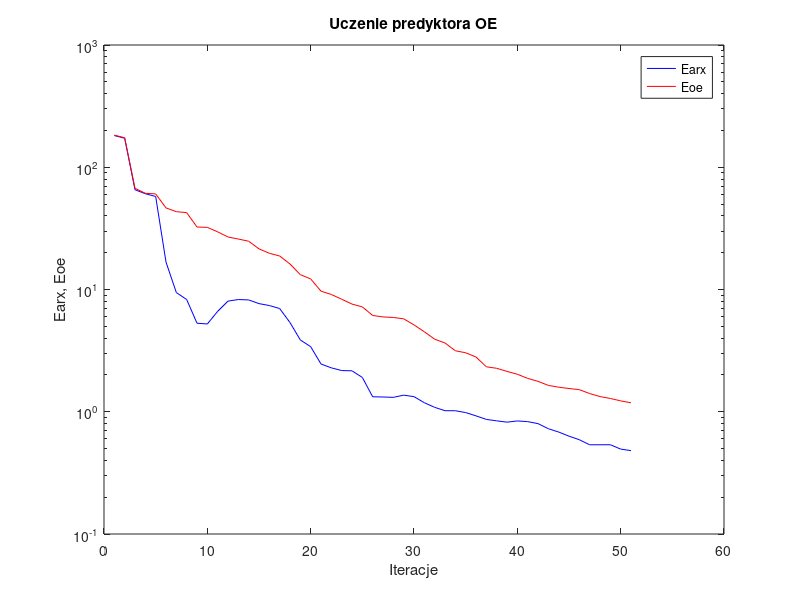
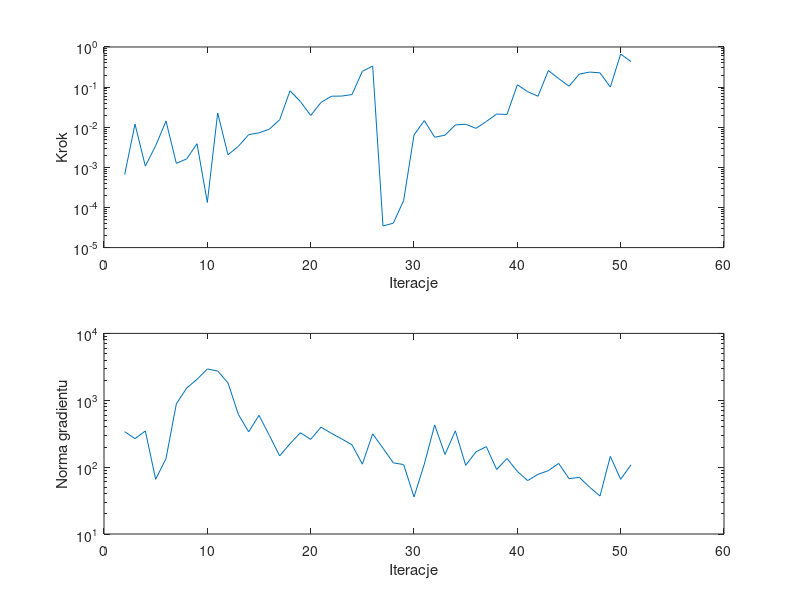

Write the MATLAB code that produced these figures, in order.
%uczenie predyktora oe
clear all;
n=0; farx(n+1)=1.816818e+002; foe(n+1)=1.830941e+002; wspucz(n+1)=0.000000e+000; ng(n+1)=0.000000e+000;
%odnowa zmiennej metryki
n=1; farx(n+1)=1.727026e+002; foe(n+1)=1.743083e+002; krok(n+1)=6.603743e-004; ng(n+1)=3.389080e+002;
n=2; farx(n+1)=6.544828e+001; foe(n+1)=6.723673e+001; krok(n+1)=1.196180e-002; ng(n+1)=2.670456e+002;
n=3; farx(n+1)=6.075796e+001; foe(n+1)=6.123061e+001; krok(n+1)=1.072587e-003; ng(n+1)=3.473834e+002;
n=4; farx(n+1)=5.764535e+001; foe(n+1)=6.052307e+001; krok(n+1)=3.460293e-003; ng(n+1)=6.579282e+001;
n=5; farx(n+1)=1.676176e+001; foe(n+1)=4.650878e+001; krok(n+1)=1.423591e-002; ng(n+1)=1.342249e+002;
n=6; farx(n+1)=9.437569e+000; foe(n+1)=4.331538e+001; krok(n+1)=1.255562e-003; ng(n+1)=8.827407e+002;
n=7; farx(n+1)=8.282362e+000; foe(n+1)=4.253513e+001; krok(n+1)=1.624224e-003; ng(n+1)=1.522162e+003;
n=8; farx(n+1)=5.298865e+000; foe(n+1)=3.245399e+001; krok(n+1)=3.881922e-003; ng(n+1)=2.057488e+003;
n=9; farx(n+1)=5.224916e+000; foe(n+1)=3.223052e+001; krok(n+1)=1.333447e-004; ng(n+1)=2.933488e+003;
n=10; farx(n+1)=6.629919e+000; foe(n+1)=2.961601e+001; krok(n+1)=2.262062e-002; ng(n+1)=2.739555e+003;
n=11; farx(n+1)=8.035815e+000; foe(n+1)=2.688630e+001; krok(n+1)=2.059282e-003; ng(n+1)=1.819416e+003;
n=12; farx(n+1)=8.277615e+000; foe(n+1)=2.586555e+001; krok(n+1)=3.334617e-003; ng(n+1)=6.153859e+002;
n=13; farx(n+1)=8.218995e+000; foe(n+1)=2.482859e+001; krok(n+1)=6.543079e-003; ng(n+1)=3.364580e+002;
n=14; farx(n+1)=7.665317e+000; foe(n+1)=2.149896e+001; krok(n+1)=7.251821e-003; ng(n+1)=5.959907e+002;
n=15; farx(n+1)=7.393250e+000; foe(n+1)=1.977180e+001; krok(n+1)=8.948804e-003; ng(n+1)=2.983050e+002;
n=16; farx(n+1)=6.985547e+000; foe(n+1)=1.880287e+001; krok(n+1)=1.533559e-002; ng(n+1)=1.472935e+002;
n=17; farx(n+1)=5.364422e+000; foe(n+1)=1.615955e+001; krok(n+1)=8.097460e-002; ng(n+1)=2.236670e+002;
n=18; farx(n+1)=3.865345e+000; foe(n+1)=1.322423e+001; krok(n+1)=4.388300e-002; ng(n+1)=3.269085e+002;
n=19; farx(n+1)=3.406142e+000; foe(n+1)=1.220387e+001; krok(n+1)=1.965861e-002; ng(n+1)=2.602337e+002;
n=20; farx(n+1)=2.458176e+000; foe(n+1)=9.690246e+000; krok(n+1)=4.138006e-002; ng(n+1)=3.965618e+002;
n=21; farx(n+1)=2.286042e+000; foe(n+1)=9.105338e+000; krok(n+1)=5.927401e-002; ng(n+1)=3.203519e+002;
n=22; farx(n+1)=2.173153e+000; foe(n+1)=8.326419e+000; krok(n+1)=5.983917e-002; ng(n+1)=2.645485e+002;
n=23; farx(n+1)=2.161946e+000; foe(n+1)=7.598008e+000; krok(n+1)=6.528949e-002; ng(n+1)=2.157341e+002;
n=24; farx(n+1)=1.908268e+000; foe(n+1)=7.208206e+000; krok(n+1)=2.475890e-001; ng(n+1)=1.106999e+002;
n=25; farx(n+1)=1.325525e+000; foe(n+1)=6.132505e+000; krok(n+1)=3.340461e-001; ng(n+1)=3.149706e+002;
%odnowa zmiennej metryki
n=26; farx(n+1)=1.320418e+000; foe(n+1)=5.966755e+000; krok(n+1)=3.452947e-005; ng(n+1)=1.911919e+002;
n=27; farx(n+1)=1.311569e+000; foe(n+1)=5.904717e+000; krok(n+1)=4.063871e-005; ng(n+1)=1.158013e+002;
n=28; farx(n+1)=1.366903e+000; foe(n+1)=5.756761e+000; krok(n+1)=1.500113e-004; ng(n+1)=1.092441e+002;
n=29; farx(n+1)=1.329325e+000; foe(n+1)=5.134697e+000; krok(n+1)=6.402952e-003; ng(n+1)=3.587460e+001;
n=30; farx(n+1)=1.185415e+000; foe(n+1)=4.510938e+000; krok(n+1)=1.462925e-002; ng(n+1)=1.111488e+002;
n=31; farx(n+1)=1.086703e+000; foe(n+1)=3.923501e+000; krok(n+1)=5.637357e-003; ng(n+1)=4.278019e+002;
n=32; farx(n+1)=1.019725e+000; foe(n+1)=3.650803e+000; krok(n+1)=6.319511e-003; ng(n+1)=1.548272e+002;
n=33; farx(n+1)=1.019423e+000; foe(n+1)=3.154359e+000; krok(n+1)=1.142218e-002; ng(n+1)=3.490814e+002;
n=34; farx(n+1)=9.845711e-001; foe(n+1)=3.037462e+000; krok(n+1)=1.184956e-002; ng(n+1)=1.065530e+002;
n=35; farx(n+1)=9.254384e-001; foe(n+1)=2.804149e+000; krok(n+1)=9.375382e-003; ng(n+1)=1.695970e+002;
n=36; farx(n+1)=8.657007e-001; foe(n+1)=2.332409e+000; krok(n+1)=1.389524e-002; ng(n+1)=2.024106e+002;
n=37; farx(n+1)=8.427544e-001; foe(n+1)=2.267476e+000; krok(n+1)=2.128042e-002; ng(n+1)=9.209753e+001;
n=38; farx(n+1)=8.220033e-001; foe(n+1)=2.138580e+000; krok(n+1)=2.083339e-002; ng(n+1)=1.347007e+002;
n=39; farx(n+1)=8.413078e-001; foe(n+1)=2.026940e+000; krok(n+1)=1.143200e-001; ng(n+1)=8.652007e+001;
n=40; farx(n+1)=8.301403e-001; foe(n+1)=1.875048e+000; krok(n+1)=7.689657e-002; ng(n+1)=6.294126e+001;
n=41; farx(n+1)=7.997347e-001; foe(n+1)=1.773628e+000; krok(n+1)=5.918252e-002; ng(n+1)=7.804916e+001;
n=42; farx(n+1)=7.264998e-001; foe(n+1)=1.642995e+000; krok(n+1)=2.587256e-001; ng(n+1)=8.847882e+001;
n=43; farx(n+1)=6.824672e-001; foe(n+1)=1.588577e+000; krok(n+1)=1.630613e-001; ng(n+1)=1.136904e+002;
n=44; farx(n+1)=6.314451e-001; foe(n+1)=1.549253e+000; krok(n+1)=1.053314e-001; ng(n+1)=6.730383e+001;
n=45; farx(n+1)=5.903987e-001; foe(n+1)=1.515641e+000; krok(n+1)=2.114442e-001; ng(n+1)=7.038567e+001;
n=46; farx(n+1)=5.367220e-001; foe(n+1)=1.409004e+000; krok(n+1)=2.367770e-001; ng(n+1)=5.005803e+001;
n=47; farx(n+1)=5.369708e-001; foe(n+1)=1.331127e+000; krok(n+1)=2.268451e-001; ng(n+1)=3.701129e+001;
n=48; farx(n+1)=5.373822e-001; foe(n+1)=1.284640e+000; krok(n+1)=1.003397e-001; ng(n+1)=1.450117e+002;
n=49; farx(n+1)=4.949808e-001; foe(n+1)=1.227470e+000; krok(n+1)=6.666685e-001; ng(n+1)=6.572643e+001;
n=50; farx(n+1)=4.806636e-001; foe(n+1)=1.183411e+000; krok(n+1)=4.317671e-001; ng(n+1)=1.082512e+002;

figure; semilogy(farx,'b'); hold on; semilogy(foe,'r'); xlabel('Iteracje'); ylabel('Earx, Eoe'); legend('Earx','Eoe'); title('Uczenie predyktora OE');
figure; subplot(2,1,1); semilogy(krok); xlabel('Iteracje'); ylabel('Krok');
subplot(2,1,2); semilogy(ng); xlabel('Iteracje'); ylabel('Norma gradientu');
Earx=farx(n+1)
Eoe=foe(n+1)
